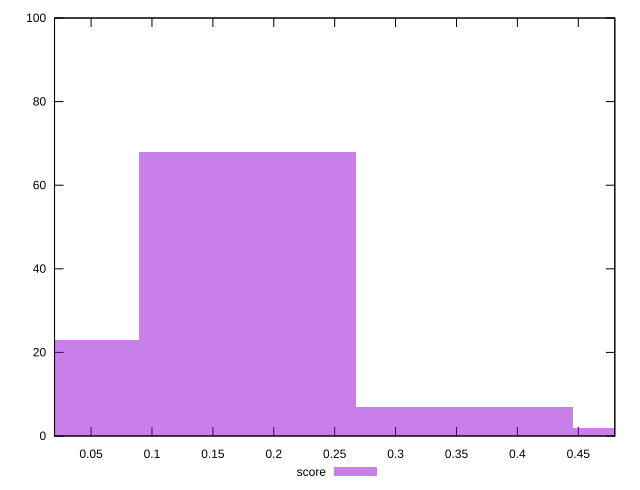

Source code (gnuplot):
reset

$score <<EOF
0.17837010118343374 68
0.3567402023668675 7
0 23
0.5351103035503012 2
EOF

set key outside below
set boxwidth 0.17837010118343374
set xrange [0.02:0.48]
set yrange [0:100]
set trange [0:100]
set style fill transparent solid 0.5 noborder
set terminal svg size 640, 490 enhanced background rgb 'white'
set output "reports/report_00027_2021-02-24T12-40-31.850Z/first-meaningful-paint/samples/astro/score/histogram.svg"

plot $score title "score" with boxes

reset
